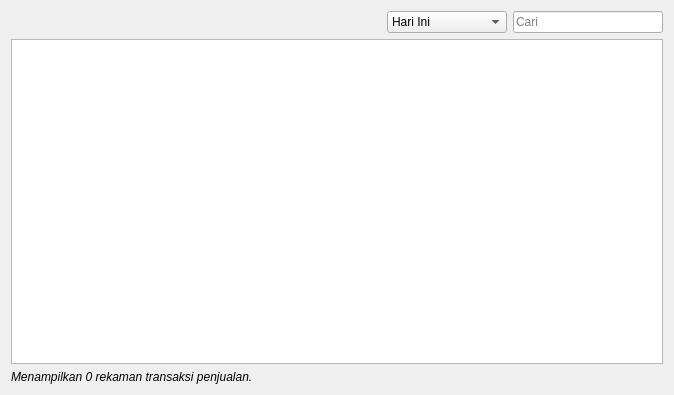
<?xml version="1.0" encoding="UTF-8"?>
<ui version="4.0">
 <class>SalesOrderManager</class>
 <widget class="QWidget" name="SalesOrderManager">
  <property name="geometry">
   <rect>
    <x>0</x>
    <y>0</y>
    <width>674</width>
    <height>395</height>
   </rect>
  </property>
  <property name="windowTitle">
   <string>Form</string>
  </property>
  <layout class="QVBoxLayout" name="verticalLayout">
   <item>
    <layout class="QHBoxLayout" name="toolBarLayout">
     <property name="spacing">
      <number>6</number>
     </property>
     <item>
      <spacer name="horizontalSpacer">
       <property name="orientation">
        <enum>Qt::Horizontal</enum>
       </property>
       <property name="sizeHint" stdset="0">
        <size>
         <width>40</width>
         <height>20</height>
        </size>
       </property>
      </spacer>
     </item>
     <item>
      <widget class="QComboBox" name="dateComboBox">
       <item>
        <property name="text">
         <string>Hari Ini</string>
        </property>
       </item>
       <item>
        <property name="text">
         <string>Kemarin</string>
        </property>
       </item>
       <item>
        <property name="text">
         <string>7 hari terakhir</string>
        </property>
       </item>
       <item>
        <property name="text">
         <string>30 hari terakhir</string>
        </property>
       </item>
       <item>
        <property name="text">
         <string>Bulan ini</string>
        </property>
       </item>
       <item>
        <property name="text">
         <string>Semua transaksi</string>
        </property>
       </item>
      </widget>
     </item>
     <item>
      <widget class="QLineEdit" name="searchEdit">
       <property name="maximumSize">
        <size>
         <width>150</width>
         <height>16777215</height>
        </size>
       </property>
       <property name="placeholderText">
        <string>Cari</string>
       </property>
       <property name="clearButtonEnabled">
        <bool>true</bool>
       </property>
      </widget>
     </item>
    </layout>
   </item>
   <item>
    <widget class="TableView" name="view">
     <property name="alternatingRowColors">
      <bool>true</bool>
     </property>
     <property name="selectionMode">
      <enum>QAbstractItemView::SingleSelection</enum>
     </property>
     <property name="selectionBehavior">
      <enum>QAbstractItemView::SelectRows</enum>
     </property>
     <property name="cornerButtonEnabled">
      <bool>false</bool>
     </property>
     <attribute name="horizontalHeaderMinimumSectionSize">
      <number>50</number>
     </attribute>
     <attribute name="horizontalHeaderHighlightSections">
      <bool>false</bool>
     </attribute>
     <attribute name="verticalHeaderMinimumSectionSize">
      <number>30</number>
     </attribute>
     <attribute name="verticalHeaderDefaultSectionSize">
      <number>30</number>
     </attribute>
     <attribute name="verticalHeaderHighlightSections">
      <bool>false</bool>
     </attribute>
    </widget>
   </item>
   <item>
    <widget class="QLabel" name="infoLabel">
     <property name="font">
      <font>
       <italic>true</italic>
      </font>
     </property>
     <property name="text">
      <string>Menampilkan 0 rekaman transaksi penjualan.</string>
     </property>
    </widget>
   </item>
  </layout>
 </widget>
 <customwidgets>
  <customwidget>
   <class>TableView</class>
   <extends>QTableView</extends>
   <header location="global">tableview.h</header>
  </customwidget>
 </customwidgets>
 <resources/>
 <connections/>
</ui>
